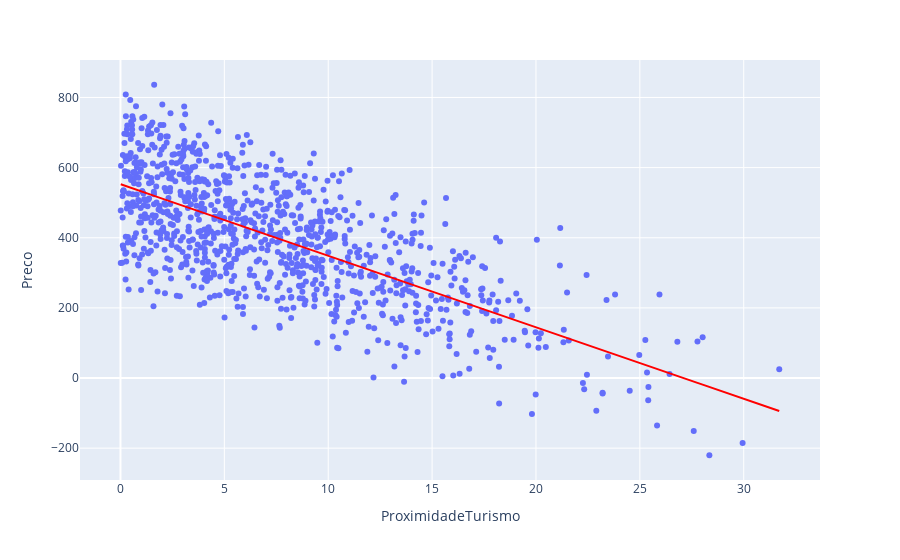

The notebook cell this image was saved under:
### Code cell
# Which straight line best fits the relationship?
px.scatter(data, x='ProximidadeTurismo', y='Preco', trendline_color_override='red', trendline="ols")

### Figure 1 — Plotly figure (JSON) as saved in the notebook; plotly's stock layout.template omitted (floating-point values rounded to 4 significant figures; data arrays with more than 128 entries replaced by an {"elided": "..."} marker saying what was removed)
{"data": [{"hovertemplate": "ProximidadeTurismo=%{x}<br>Preco=%{y}<extra></extra>", "legendgroup": "", "marker": {"color": "#636efa", "symbol": "circle"}, "mode": "markers", "name": "", "orientation": "v", "showlegend": false, "type": "scatter", "x": {"elided": "1000 float values"}, "xaxis": "x", "y": {"elided": "1000 float values"}, "yaxis": "y"}, {"hovertemplate": "<b>OLS trendline</b><br>Preco = -20.3963 * ProximidadeTurismo + 552.661<br>R<sup>2</sup>=0.486007<br><br>ProximidadeTurismo=%{x}<br>Preco=%{y} <b>(trend)</b><extra></extra>", "legendgroup": "", "line": {"color": "red"}, "marker": {"color": "#636efa", "symbol": "circle"}, "mode": "lines", "name": "", "showlegend": false, "type": "scatter", "x": {"elided": "1000 float values"}, "xaxis": "x", "y": {"elided": "1000 float values"}, "yaxis": "y"}], "layout": {"legend": {"tracegroupgap": 0}, "margin": {"t": 60}, "xaxis": {"anchor": "y", "domain": [0, 1], "title": {"text": "ProximidadeTurismo"}}, "yaxis": {"anchor": "x", "domain": [0, 1], "title": {"text": "Preco"}}}}
